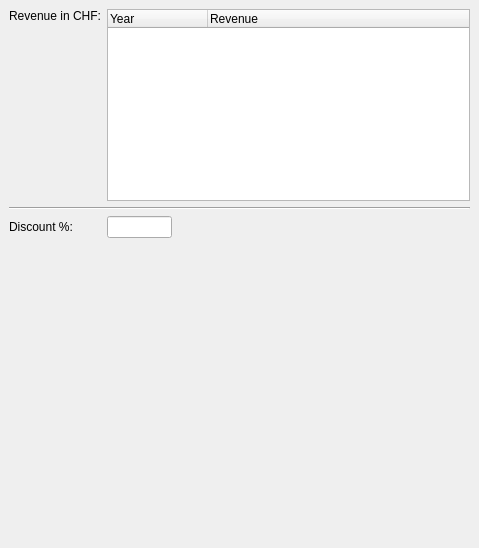
     <widget class="QWidget" name="tab3" >
      <attribute name="title" >
       <string>Customer</string>
      </attribute>
      <layout class="QGridLayout" >
       <property name="leftMargin" >
        <number>9</number>
       </property>
       <property name="topMargin" >
        <number>9</number>
       </property>
       <property name="rightMargin" >
        <number>9</number>
       </property>
       <property name="bottomMargin" >
        <number>9</number>
       </property>
       <property name="horizontalSpacing" >
        <number>6</number>
       </property>
       <property name="verticalSpacing" >
        <number>6</number>
       </property>
       <item row="4" column="0" colspan="3" >
        <spacer>
         <property name="orientation" >
          <enum>Qt::Vertical</enum>
         </property>
         <property name="sizeHint" >
          <size>
           <width>461</width>
           <height>301</height>
          </size>
         </property>
        </spacer>
       </item>
       <item row="3" column="1" >
        <widget class="QLineEdit" name="adr22" >
         <property name="sizePolicy" >
          <sizepolicy vsizetype="Fixed" hsizetype="Fixed" >
           <horstretch>0</horstretch>
           <verstretch>0</verstretch>
          </sizepolicy>
         </property>
         <property name="maximumSize" >
          <size>
           <width>65</width>
           <height>25</height>
          </size>
         </property>
         <property name="alignment" >
          <set>Qt::AlignRight</set>
         </property>
        </widget>
       </item>
       <item row="3" column="2" >
        <spacer>
         <property name="orientation" >
          <enum>Qt::Horizontal</enum>
         </property>
         <property name="sizeHint" >
          <size>
           <width>241</width>
           <height>20</height>
          </size>
         </property>
        </spacer>
       </item>
       <item row="3" column="0" >
        <widget class="QLabel" name="label_23" >
         <property name="text" >
          <string>Discount %:</string>
         </property>
        </widget>
       </item>
       <item row="1" column="0" >
        <spacer>
         <property name="orientation" >
          <enum>Qt::Vertical</enum>
         </property>
         <property name="sizeHint" >
          <size>
           <width>20</width>
           <height>151</height>
          </size>
         </property>
        </spacer>
       </item>
       <item row="0" column="0" >
        <widget class="QLabel" name="label_22" >
         <property name="text" >
          <string>Revenue in CHF:</string>
         </property>
        </widget>
       </item>
       <item rowspan="2" row="0" column="1" colspan="2" >
        <widget class="QTreeWidget" name="listrevenue" >
         <column>
          <property name="text" >
           <string>Year</string>
          </property>
         </column>
         <column>
          <property name="text" >
           <string>Revenue</string>
          </property>
         </column>
        </widget>
       </item>
       <item row="2" column="0" colspan="3" >
        <widget class="Line" name="line" >
         <property name="orientation" >
          <enum>Qt::Horizontal</enum>
         </property>
        </widget>
       </item>
      </layout>
     </widget>
